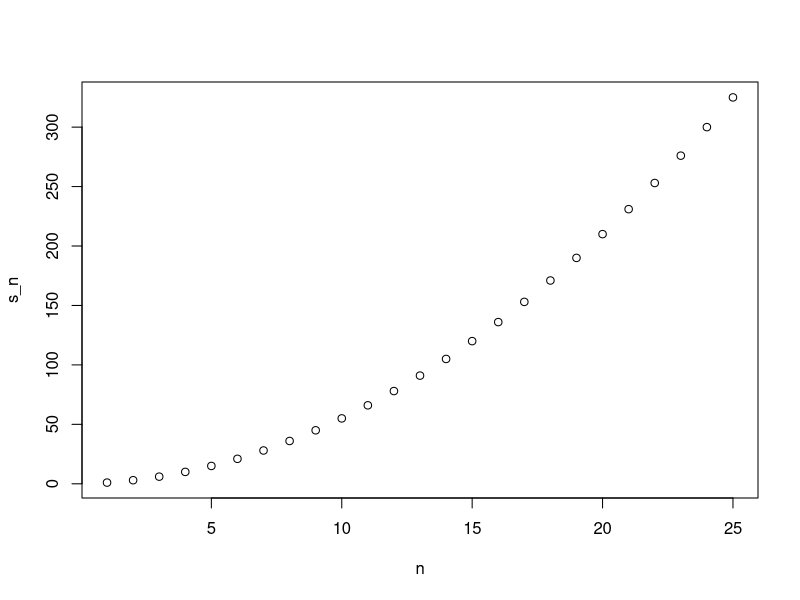
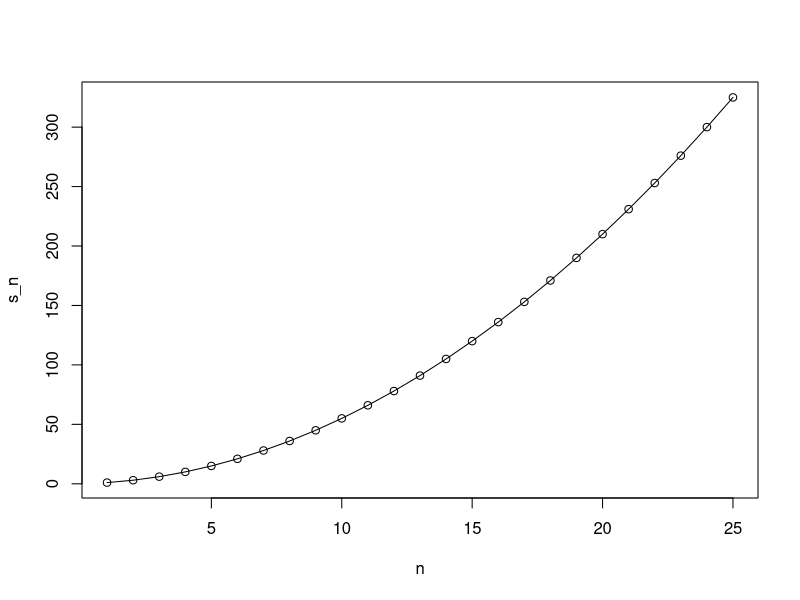
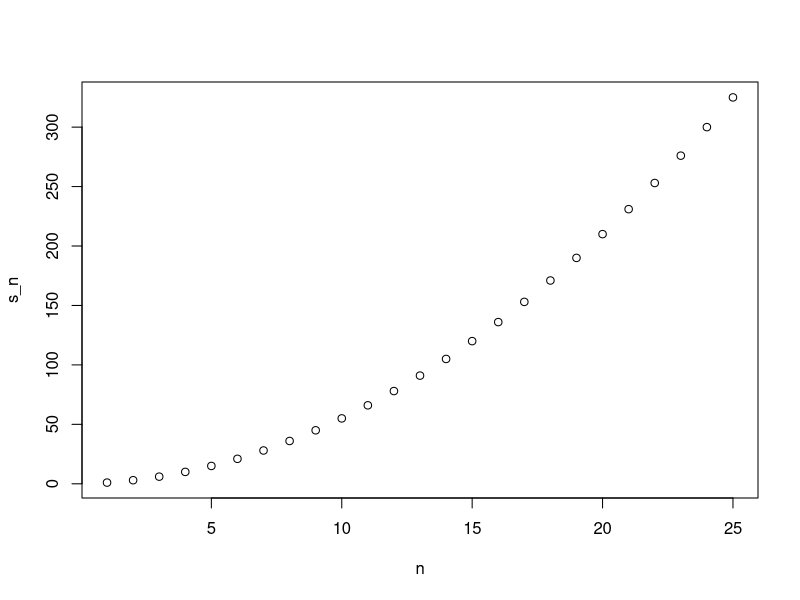
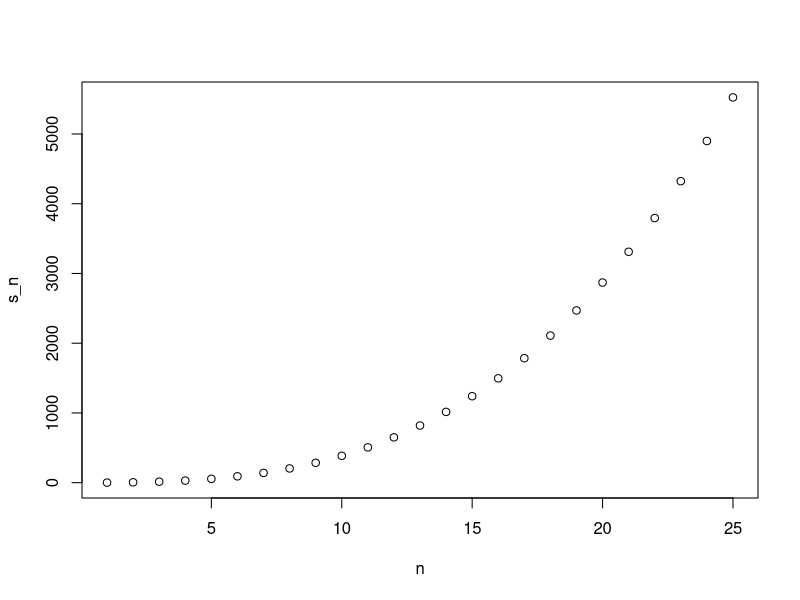

Here is the R script that generated these plots, in order:
## ---- chunk 1
compute_s_n <- function(n){
  x <- 1:n
  sum(x)
}
## ---- chunk 2
for(i in 1:5){
  print(i)
}
## ---- chunk 3
m <- 25
s_n <- vector(length = m) # _create an empty vector_
for(n in 1:m){
  s_n[n] <- compute_s_n(n)
}
## ---- chunk 4
n <- 1:m
plot(n, s_n)
## ---- chunk 5
head(data.frame(s_n = s_n, formula = n*(n+1)/2))
## ---- chunk 6
plot(n, s_n)
lines(n, n*(n+1)/2)
## ---- chunk 7
x <- 1:10
sqrt(x)
y <- 1:10
x*y
## ---- chunk 8
n <- 1:25
compute_s_n(n)
## ---- chunk 9
x <- 1:10
sapply(x, sqrt)
## ---- chunk 10
n <- 1:25
s_n <- sapply(n, compute_s_n)
plot(n, s_n)
## ---- chunk 11
x <- c(1,2,-3,4)

if(all(x>0)){
  print("All Postives")
} else{
  print("Not all positives")
}
## ---- chunk 12
library(dslabs)
data(murders)
new_names <- ifelse(nchar(murders$state)>8, murders$abb, murders$state)
new_names
## ---- chunk 13
sum_n <- function(n){
  x <- 1:n
  sum(x)
}
sum_n(5000)
## ---- chunk 14
altman_plot <- function(x, y){
  plot(x + y, y - x)
}
## ---- chunk 15
x <- 3
my_func <- function(y){
  x <- 5
  y+5
}
x
## ---- chunk 16
compute_s_n <- function(n){
  x <- 1:n
  sum(x^2)
}
compute_s_n(10)
## ---- chunk 17
s_n <- vector("numeric", 25)
n <- 1:25
for(i in n){
  s_n[i] <- compute_s_n(i)
}
s_n
## ---- chunk 18
n <- 1:25
s_n <- sapply(n, compute_s_n)
s_n
## ---- chunk 19
library(purrr)
s_n <- map_dbl(n, compute_s_n)
s_n
## ---- chunk 20
plot(n, s_n)
## ---- chunk 21
identical(s_n, n*(n+1)*(2*n+1)/6)
